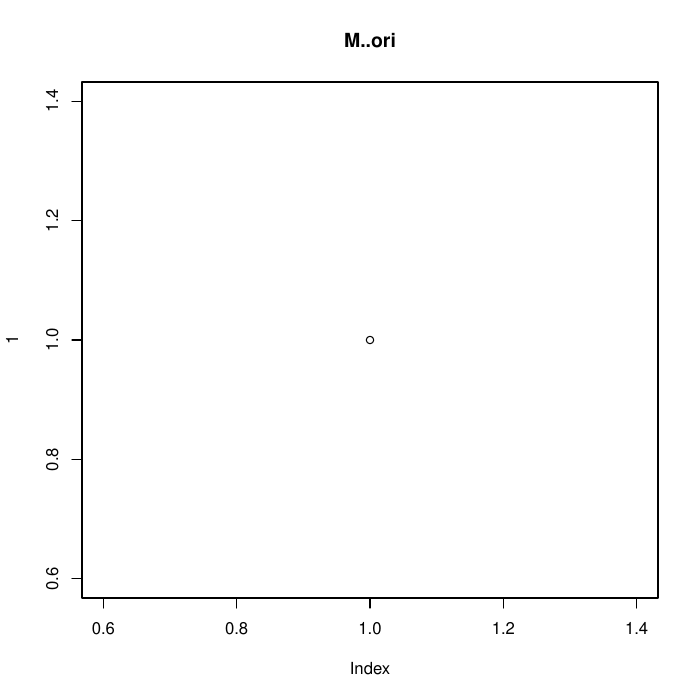

The script that saved this image:

plot(1, main="Māori")

## Font with amacron character
## NOTE the special encoding
## NOTE that it is vital that the special encoding has its own name
## NOTE that it is ALSO vital that the special characters are BELOW
##      128 so that we do not call mbcsToSbcs() (and get the error
##      about "unknown encoding")
TGFont <- Type1Font("TG",
                    paste0("/usr/share/texmf/fonts/afm/public/tex-gyre/",
                           c("qtmr.afm", "qtmb.afm", "qtmri.afm", "qtmbi.afm")),
                    encoding="./macrons.enc")
pdfFonts(TG=TGFont)
## Customised encoding with amacron below 256 (?)
## BUT still with known encoding file name so mbcsToSbcs() works
pdf("test.pdf", family="TG", compress=FALSE, encoding="./macrons.enc")
plot(1, main="M\041ori")
dev.off()
embedFonts("test.pdf", outfile="test-embed.pdf",
           fontpaths="/usr/share/texmf/fonts/opentype/public/tex-gyre/")

## Just standard Helvetica font
HelvMacron <- Type1Font("HM",
                        c("Helvetica.afm", "Helvetica-Bold.afm",
                          "Helvetica-Oblique.afm",
                          "Helvetica-BoldOblique.afm"),
                        encoding="./macrons.enc")
pdfFonts(HM=HelvMacron)
## Customised encoding with amacron below 256 (?)
## BUT still with known encoding file name so mbcsToSbcs() works
pdf("test.pdf", family="HM", compress=FALSE, encoding="./macrons.enc")
plot(1, main="M\030ori")
plot(1, main="\020 \021 \022 \023 \024 \030 \031 \032 \033 \034")
dev.off()
embedFonts("test.pdf", outfile="test-embed.pdf")

## Just standard font
## Customised encoding with amacron below 256 (?)
## BUT still with known encoding file name so mbcsToSbcs() works
pdf("test.pdf", compress=FALSE, encoding="./macrons.enc")
plot(1, main="M\030ori")
plot(1, main="\020 \021 \022 \023 \024 \030 \031 \032 \033 \034")
dev.off()
embedFonts("test.pdf", outfile="test-embed.pdf")

## Just standard Helvetica font AND standard ISOLatin7.enc
pdf("test.pdf", compress=FALSE, encoding="ISOLatin7.enc")
plot(1, main="M\342ori")
dev.off()
embedFonts("test.pdf", outfile="test-embed.pdf")

## On Linux ...
## To install new locales ...
## sudo dpkg-reconfigure locales 
Sys.setlocale("LC_CTYPE", "el_GR.ISO-8859-7")
pdf("test.pdf", family="sans", compress=FALSE, encoding="ISOLatin7.enc")
plot(1, main="M\342ori")
dev.off()
Sys.setlocale("LC_CTYPE", "en_NZ.UTF-8")

## On Windows ...
Sys.setlocale("LC_CTYPE", "Greek_Greece.1257")
pdf("test.pdf", family="sans", compress=FALSE, encoding="ISOLatin7.enc")
plot(1, main="M\342ori")
dev.off()
Sys.setlocale("LC_CTYPE", "English_New Zealand.1252")
